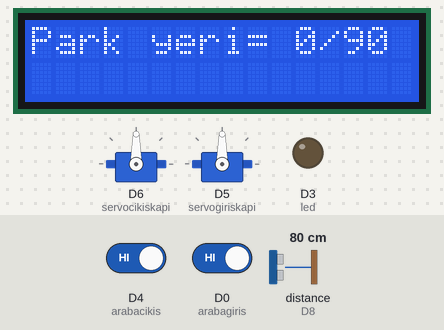
Bench run of a sketch on a simulated ESP8266 (NodeMCU). On the bench: 2 × servo, 16×2 character LCD, output pins drawn as LEDs (lit = HIGH). Wiring (inferred from the names in the program): ultrasonic range finder: trigger D7; echo D8. The inputs (shaded band) are chosen by the test bench; at power-on: D4 (arabacikis) HIGH, D0 (arabagiris) HIGH, distance to the obstacle (sensor on D8) 80 cm. The echo pulse lasts 58.3 µs per cm; WiFi joins after 1.5 s; servers stay silent unless stated; pins used as bus, display or sensor lines are not drawn; what the sketch prints to the serial monitor is not drawn.

Above: at 3.7 s.
3.8 s: D4 (arabacikis) driven LOW
At 5.5 s:
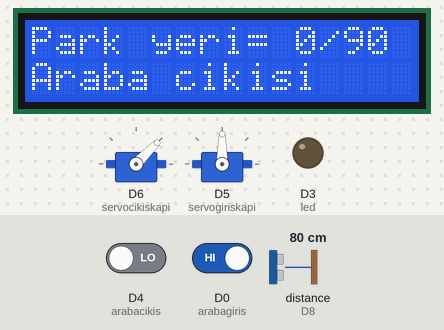
5.8 s: D0 (arabagiris) driven LOW
At 8.7 s:
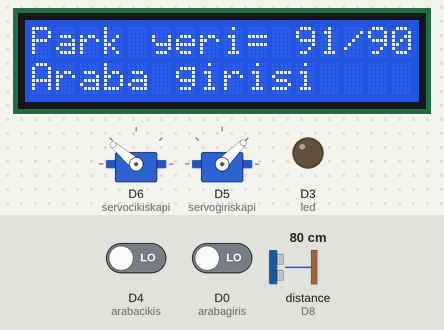
8.8 s: D4 (arabacikis) driven HIGH and D0 (arabagiris) driven HIGH
11.8 s: D4 (arabacikis) driven LOW
At 13.2 s:
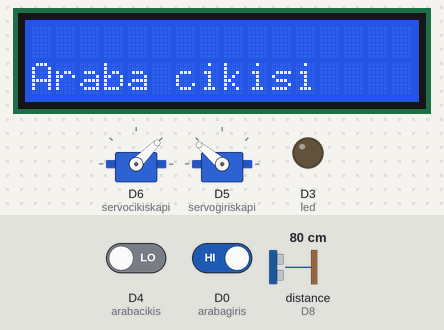
14.0 s: D4 (arabacikis) driven HIGH
At 16.5 s:
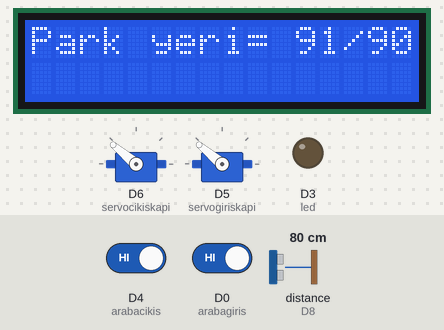
17.0 s: distance to the obstacle (sensor on D8) set to 7 cm
18.5 s: distance to the obstacle (sensor on D8) set to 4 cm
At 19.3 s:
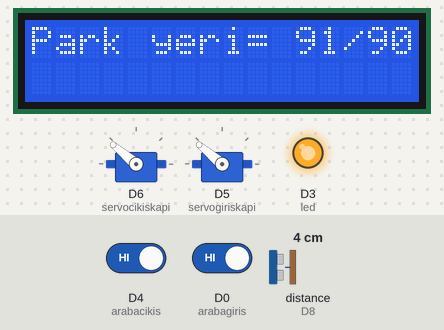
Timing chart, 0 to 21.0 s (numbered marks = the images above; inputs shaded):
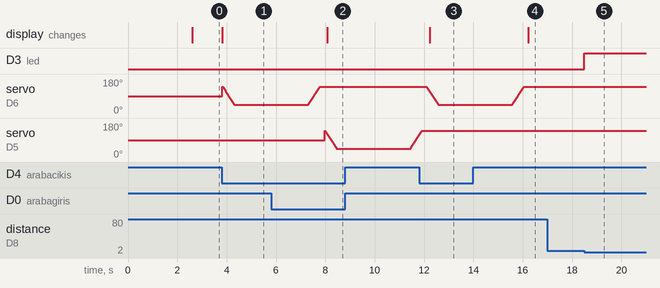

The sketch:

49.Akilliparksistemi.ino
```cpp
#include <ESP8266WiFi.h>  // ESP8266 kütüphanesi eklenir.
#include <Servo.h>
#include <LiquidCrystal_I2C.h>
#include <Wire.h>
#include <FirebaseArduino.h> // Firebase kütüphanesi eklenir.

#define FIREBASE_HOST "parkuygulama.firebaseio.com"   // Firebase içinde yer alan proje ID ismi eklenir.
#define FIREBASE_AUTH "nwgpHOs8dEY7G4QnIrLPM9A4XUbZwWrMwUNBoPLC"     // Firebase'in oluşturduğu gizli anahtar girilir.
#define WIFI_SSID "***"    // Ev ya da işyerinde bulunan kablosuz ağ ismi(WiFi) girilir.
#define WIFI_PASSWORD "***"   //Wifi internet şifresi girilir.

String durum = "";    //durum adlı değişken string olarak atanır.
String veritabanidurum = ""; //veritabanidurum adlı değişken string olarak atanır.

LiquidCrystal_I2C lcd(0x27, 16, 2);  //I2C adresi ve  16x2 LCD ekran tanımlanır.
Servo servocikiskapi;    //Çıkış kapısında kullanılacak servo motor tanımlanır.
Servo servogiriskapi;    //Giriş kapısında kullanılacak servo motor tanımlanır.
int bosyer;   //bosyer değişkeni integer olarak atanır.
int toplamyersayi = 90; //toplamyersayi isimli değişkene 90 atanır. Bu toplam 90 adet parkta yer olduğunu bildirmektedir.
int sayilan = 0; //sayilan isimli değişkene 0 atanır.
int arabagiris = D0;   // arabagiris değişkenine D0 pin atanır.
int arabacikis = D4;   //arabacikis değişkenine D4 pin atanır.
int TRIG = D7;    //Mesafe sensörü trigger pin bağlantısı
int ECHO = D8;  // Mesafe sensörü echo pin bağlantısı
int led = D3;  // Park yeri LED'i(park yeri dolu ise yanar)
int pos; //servo motorları kontrol etmek için kullanılacak değişkenler tanımlanır.
int pos1;

long sure, uzaklik;  //Mesafe sensörü hesaplaması için kullanılacak değişkenler tanımlanır.

void setup() {
Serial.begin (115200);  //seri veri iletişimi başlatılır.
delay(1000); // 1sn beklenir.
WiFi.begin(WIFI_SSID, WIFI_PASSWORD);   //Kablosuz internet ağına bağlantı sağlanır.
Serial.print("Bağlanıyor... ");
Serial.print(WIFI_SSID);  //Bağlanılan kablosuz ağ ismi seri port ekrana yazdırılır.
while (WiFi.status() != WL_CONNECTED) {
Serial.print(".");   // Ağa bağlanmaya çalışırken ekranda . işareti yazar.
delay(500); //Yarım saniye beklenir.
}
Serial.println();
Serial.print("Bağlandı "); //Bağlantı sorunsuz şekilde sağlanırsa, bağlantı adı ve IP adresi seri port ekrana yazdırılır.
Serial.println(WIFI_SSID);
Serial.print("IP adresi : ");
Serial.println(WiFi.localIP());   //IP adresi seri port ekrana yazdırılır.
Firebase.begin(FIREBASE_HOST, FIREBASE_AUTH);   // Firebase'e bağlantı sağlanır.

Wire.begin(D2, D1);  // I2C modülünün çalışması başlatılır.
servocikiskapi.attach(D6); // Çıkış kapısında kullanılacak servomotor D6 pinine bağlanır.
servogiriskapi.attach(D5);  // Giriş kapısında kullanılacak servomotor D5 pinine bağlanır.
pinMode(TRIG, OUTPUT); // Mesafe sensörün trig pini çıkış olarak atanır.
pinMode(ECHO, INPUT);   // Mesafe sensörün echo pini giriş olarak atanır.
pinMode(led, OUTPUT);  // Park yeri LEDi çıkış olarak atanır.
pinMode(arabacikis, INPUT);  // Çıkış kapısı IR sensör pini giriş olarak atanır.
pinMode(arabagiris, INPUT);  // Giriş kapısı IR sensör pini giriş olarak atanır.

lcd.begin();   //LCD ekran başlatılır.
lcd.home();
lcd.setCursor(0, 0);   // LCD ekranın sol üst köşesinden itibaren...
lcd.print("Akilli Park");   //...Akıllı Park yazar.
}

void loop() {

digitalWrite(TRIG, LOW);  // trigger çıkışı sinyal yollamadan önce 0 durumuna getirilir.
delayMicroseconds(2); //2 milisaniye beklenir.
digitalWrite(TRIG, HIGH);  //trigger çıkışından sinyal yollanır.
delayMicroseconds(10); //10 milisaniye beklenir.
digitalWrite(TRIG, LOW); // trigger çıkışı tekrar 0 lanarak sinyal kesilir.
sure = pulseIn(ECHO, HIGH); // trigger çıkışı ile yollanan sinyal HIGH ile okunur ve sinyalin uzunluğu mikrosaniye cinsinden döndürülür.
uzaklik = (sure / 2) / 29.1;   //sinyalin gidip gelme süresinin yarısı alınır. Ve sonra, santimetre başına düşen mikro saniye süresine(29.1) bölünür.

Serial.print("Uzaklık: "); //Ölçülen uzaklık değeri seri port ekrana yazdırılır.
Serial.print(uzaklik);Serial.println(" cm");

int giriskapisensor = digitalRead(arabagiris); // Giriş kapısındaki IR sensöründen okunan değer, giriskapisensor isimli değişkene atanır.
if (giriskapisensor == 0) {   // Eğer okunan değer LOW(0) ise...
sayilan++;     //Sayma değeri 1 artırılır.
Serial.print("Araba girişi = " ); Serial.println(sayilan ); //Giriş kapısından giren araba sayısı seriport ekrana yazdırılır.
lcd.setCursor(0, 1);
lcd.print("Araba girisi"); //LCD ekrana "Araba girisi" yazdırılır.
for (pos = 140; pos >= 45; pos -= 1) {  // Giriş kapısındaki servomotor 140 dereceden 45 dereceye dönerek kapı açılır. (1 derecelik adımlarla)
servogiriskapi.write(pos);
delay(5);
}
delay(3000); //Kapının açık kalma süresi 3 saniyedir.

for (pos = 45; pos <= 140; pos += 1) {  // Kapı tekrar eski pozisyonuna 1 derecilik adımlarla geri gelir.
servogiriskapi.write(pos);
delay(5);
}
bosyer = toplamyersayi - sayilan;  //90 olan toplam değerden, araba girişini sayan değer çıkarılır.
veritabanidurum = String("Park yeri=") + String(bosyer) + String("/") + String(toplamyersayi);  //Hesaplanan değer, veritabanidurum isimli değişkene atanır.
Firebase.pushString("/Park durum/", veritabanidurum );   // Değer, firebase veri tabanına yollanır.
lcd.clear(); //LCD ekran temizlenir.
}

int cikiskapisensor = digitalRead(arabacikis);  // Çıkış kapısındaki IR sensöründen okunan değer, cikiskapisensor isimli değişkene atanır.
if (cikiskapisensor == 0) {    // Eğer okunan değer LOW(0) ise...
sayilan--;    //Sayma değeri 1 azaltılır.
Serial.print("Araba çıkışı = " ); Serial.println(sayilan); //Çıkış kapısından çıkan araba sayısı seriport ekrana yazdırılır.
lcd.setCursor(0, 1);
lcd.print("Araba cikisi"); //LCD ekrana "Araba girisi" yazdırılır.
for (pos1 = 140; pos1 >= 45; pos1 -= 1) {  // Çıkış kapısındaki servomotor 140 dereceden 45 dereceye dönerek kapı açılır. (1 derecelik adımlarla)
servocikiskapi.write(pos1);
delay(5);
}
delay(3000); //Çıkış kapısı 3 saniye açık bekler.

for (pos1 = 45; pos1 <= 140; pos1 += 1) {  // Kapı tekrar eski pozisyonuna 1 derecilik adımlarla geri gelir.
servocikiskapi.write(pos1);
delay(5);
}
bosyer = toplamyersayi - sayilan;  //90 olan toplam değerden, araba çıkışını sayan değer çıkarılır.
veritabanidurum = String("Park yeri=") + String(bosyer) + String("/") + String(toplamyersayi); //Hesaplanan değer, veritabanidurum isimli değişkene atanır.
Firebase.pushString("/Park durum/", veritabanidurum );    // Değer, firebase veri tabanına yollanır.
lcd.clear(); //LCD ekran temizlenir.
}

if (uzaklik < 6) {    //Park yerinde ölçülen uzaklık 6 cm'den az ise, LED yanar(park yerinde araba var)
Serial.println("Park yeri dolu ");
digitalWrite(led, HIGH);
}

if (uzaklik > 6) {   //Park yerinde ölçülen uzaklık 6 cm'den fazla ise, LED yanar(park yerinde araba yok)
Serial.println("Park yeri boş ");
digitalWrite(led, LOW);
}

durum = String("Park yeri= ") + String(bosyer) + String("/") + String(toplamyersayi);   // Boş olan yer, toplam yer sayısı string ile birleştirilerek durum isimli değişkene atanır.

lcd.setCursor(0, 0);
lcd.print(durum);   //Durum isimli değişken, LCD ekrana yazdırılır.

}
```

Measured:
- the behaviour switches between 6 and 5 cm on distance to the obstacle (sensor on D8) (found by bisection; images 4 and 5)
- after the input at 3.8 s, the display: changes at once (image 1)
- after the input at 5.8 s, servo on D6 (servocikiskapi): goes on until 7.8 s, then stays 140°; the display: changes after 2.3 s (image 2)
- after the input at 11.8 s, servo on D6 (servocikiskapi): moves from 140° to 45° over 0.47 s, starting after 0.30 s; the display: changes after 0.43 s (image 3)
- after the input at 14.0 s, servo on D6 (servocikiskapi): goes on until 16.1 s, then stays 140°; the display: changes after 2.2 s (image 4)
- after the input at 17.0 s, every drawn part: stays the same
- after the input at 18.5 s, D3 (led): LOW → HIGH at once
